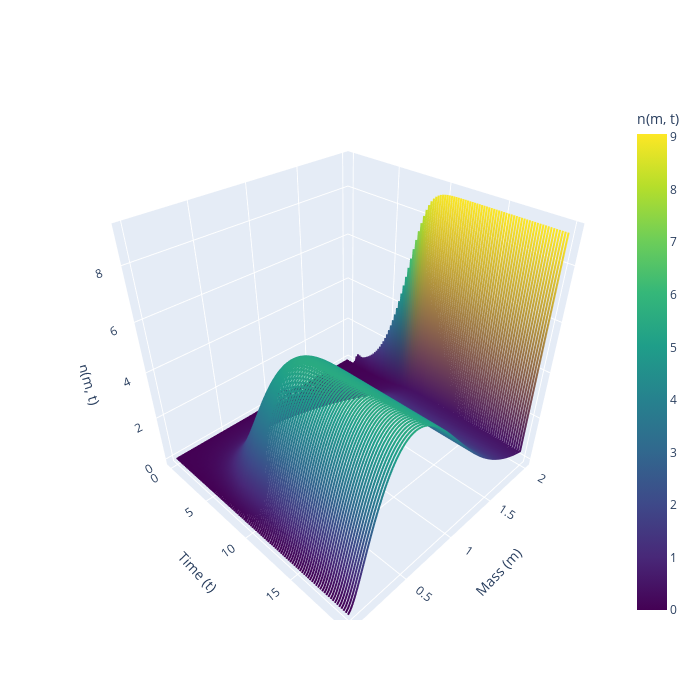

The notebook cell saved with this chart:
### Code cell
from mpl_toolkits.mplot3d import Axes3D

j=timesteps
# Create a meshgrid for mass (m) and time (t)
T, M_  = np.meshgrid(sol.t[:j], m)  #200x100

# Extract corresponding n(m, t) values for the first j time points
N = sol.y[:-1, :j]  # m,t

# Create 3D plot
fig = plt.figure(figsize=(10, 6))
ax = fig.add_subplot(111, projection='3d')

# Plot surface
surf = ax.plot_surface(T,M_ , N, cmap='viridis')

ax.set_xlabel('Time(t)')
ax.set_ylabel('Mass')
ax.set_zlabel('n(m, t)')
ax.set_title('Population Distribution Over Time (3D)')

# Add color bar
fig.colorbar(surf, ax=ax, shrink=0.5, aspect=5)

plt.show()

import plotly.graph_objects as go
import numpy as np


# pick a stride so you don’t draw too many lines
time_idxs = np.arange(0, N.shape[1], 2)

cmin, cmax = N.min(), N.max()
print(N.shape)
traces = []
for i, k in enumerate(time_idxs):
    traces.append(
        go.Scatter3d(
            x=M_[:, k],
            y=T[:, k],
            z=N[:, k],
            mode='lines',
            showlegend=False,           # still no legend for each line
            line=dict(
                color=N[:, k],          # color each point by its density
                colorscale='Viridis',
                cmin=cmin,
                cmax=cmax,
                width=4,
                showscale=(i == 0),       # only the first trace shows the colorbar, so i dont have 200 colorbars
                colorbar=dict(title='n(m, t)') if i == 0 else None
            )
        )
    )

fig = go.Figure(traces)
fig.update_layout(
    scene=dict(
        xaxis=dict(
            title='Mass (m)',
            autorange='reversed'    # flip so axis 0 and time axis 0 sort of fit better visually 
        ),
        yaxis=dict(title='Time (t)'),
        zaxis=dict(title='n(m, t)')
    ),
    width=700,
    height=700,
)
fig.show()

biomass=[]
for i in range(len(t_eval)):
    biomass.append(sum(N[:,i]*m*delta_m))

plt.figure()
plt.plot(t_eval,biomass,label='biomass')
plt.plot(t_eval,sol.y[-1, :],label='substrate')
plt.legend(loc='best')
plt.grid()
plt.show()
